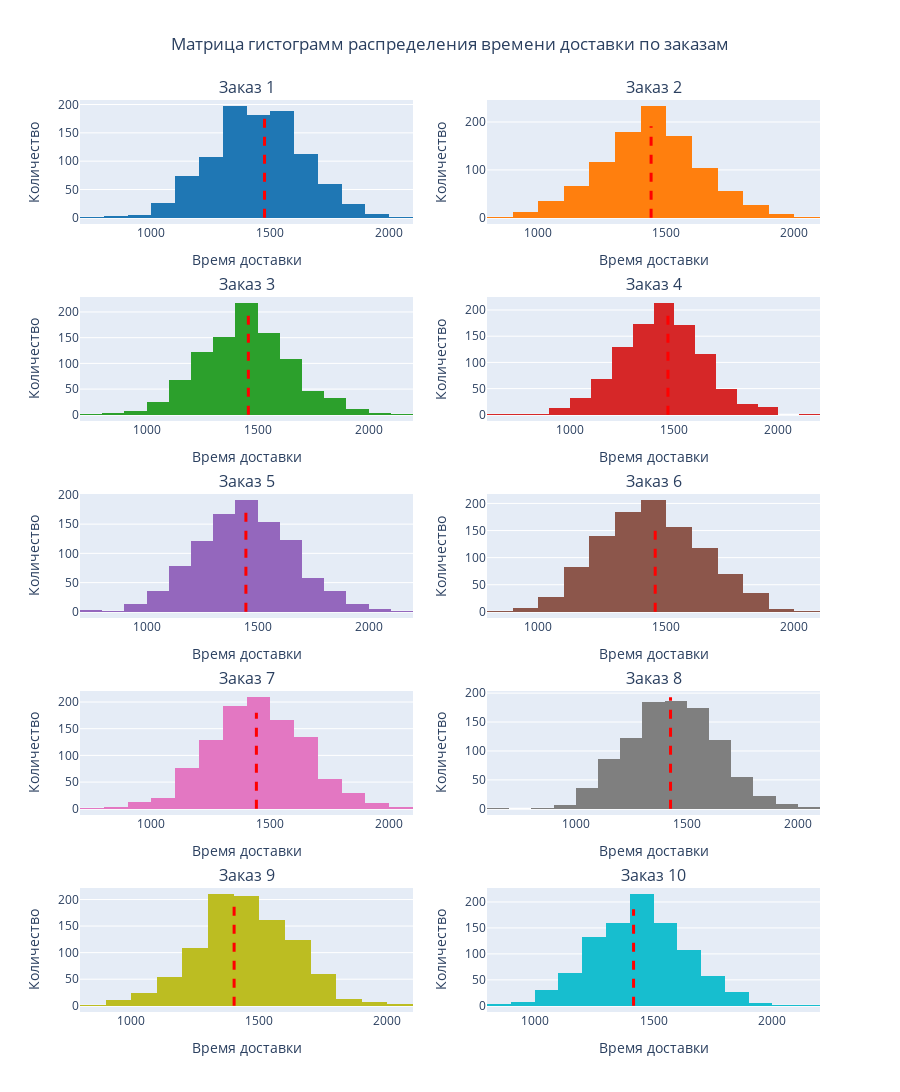

The cell this chart's notebook holds for it:
### Code cell
# Предположим, что у нас есть DataFrame df с колонками 'order_number' и 'delivery_time'
# и есть 10 групп (order_number от 1 до 10)

# Создаем список цветов для каждого графика
colors = ['#1f77b4', '#ff7f0e', '#2ca02c', '#d62728', '#9467bd',
          '#8c564b', '#e377c2', '#7f7f7f', '#bcbd22', '#17becf']

# Создаем subplots с матрицей 5x2
fig = make_subplots(rows=5, cols=2, 
                   subplot_titles=[f'Заказ {i}' for i in range(1, 11)],
                   vertical_spacing=0.08)

for i in range(1, 11):
    try:
        # Получаем данные для группы
        group_data = df.groupby('order_number')['delivery_time'].get_group(i)
        
        # Создаем гистограмму для текущей группы
        hist_fig = px.histogram(x=group_data, nbins=30, color_discrete_sequence=[colors[i-1]])
        
        # Добавляем гистограмму в subplot
        for trace in hist_fig.data:
            fig.add_trace(trace, row=(i-1)//2 + 1, col=(i-1)%2 + 1)
        
        # Находим bin с максимальной частотой
        counts, bins = np.histogram(group_data, bins=15)
        max_count_idx = np.argmax(counts)
        max_bin_center = (bins[max_count_idx] + bins[max_count_idx + 1]) / 2
        
        # Добавляем вертикальную линию для максимума
        fig.add_trace(go.Scatter(
            x=[max_bin_center, max_bin_center],
            y=[0, counts[max_count_idx]],
            mode='lines',
            line=dict(color='red', width=3, dash='dash'),
            name=f'Максимум {i}',
            showlegend=False
        ), row=(i-1)//2 + 1, col=(i-1)%2 + 1)
        
    except KeyError:
        # Если группы нет, пропускаем
        continue

# Обновляем layout
fig.update_layout(
    title_text='Матрица гистограмм распределения времени доставки по заказам',
    title_x=0.5,
    height=1200,
    showlegend=False
)

# Обновляем оси
for i in range(1, 11):
    fig.update_xaxes(title_text='Время доставки', row=(i-1)//2 + 1, col=(i-1)%2 + 1)
    fig.update_yaxes(title_text='Количество', row=(i-1)//2 + 1, col=(i-1)%2 + 1)

fig.show()

### Figure 1 — Plotly figure (JSON) as saved in the notebook; plotly's stock layout.template omitted (floating-point values rounded to 4 significant figures; data arrays with more than 128 entries replaced by an {"elided": "..."} marker saying what was removed)
{"data": [{"alignmentgroup": "True", "bingroup": "x", "hovertemplate": "x=%{x}<br>count=%{y}<extra></extra>", "legendgroup": "", "marker": {"color": "#1f77b4", "pattern": {"shape": ""}}, "name": "", "nbinsx": 30, "offsetgroup": "", "orientation": "v", "showlegend": false, "type": "histogram", "x": {"elided": "989 float values"}, "xaxis": "x", "yaxis": "y"}, {"line": {"color": "red", "dash": "dash", "width": 3}, "mode": "lines", "name": "Максимум 1", "showlegend": false, "type": "scatter", "x": [1476.0, 1476.0], "xaxis": "x", "y": [0, 189], "yaxis": "y"}, {"alignmentgroup": "True", "bingroup": "x", "hovertemplate": "x=%{x}<br>count=%{y}<extra></extra>", "legendgroup": "", "marker": {"color": "#ff7f0e", "pattern": {"shape": ""}}, "name": "", "nbinsx": 30, "offsetgroup": "", "orientation": "v", "showlegend": false, "type": "histogram", "x": {"elided": "1011 float values"}, "xaxis": "x2", "yaxis": "y2"}, {"line": {"color": "red", "dash": "dash", "width": 3}, "mode": "lines", "name": "Максимум 2", "showlegend": false, "type": "scatter", "x": [1441.0, 1441.0], "xaxis": "x2", "y": [0, 191], "yaxis": "y2"}, {"alignmentgroup": "True", "bingroup": "x", "hovertemplate": "x=%{x}<br>count=%{y}<extra></extra>", "legendgroup": "", "marker": {"color": "#2ca02c", "pattern": {"shape": ""}}, "name": "", "nbinsx": 30, "offsetgroup": "", "orientation": "v", "showlegend": false, "type": "histogram", "x": {"elided": "958 float values"}, "xaxis": "x3", "yaxis": "y3"}, {"line": {"color": "red", "dash": "dash", "width": 3}, "mode": "lines", "name": "Максимум 3", "showlegend": false, "type": "scatter", "x": [1458.0, 1458.0], "xaxis": "x3", "y": [0, 199], "yaxis": "y3"}, {"alignmentgroup": "True", "bingroup": "x", "hovertemplate": "x=%{x}<br>count=%{y}<extra></extra>", "legendgroup": "", "marker": {"color": "#d62728", "pattern": {"shape": ""}}, "name": "", "nbinsx": 30, "offsetgroup": "", "orientation": "v", "showlegend": false, "type": "histogram", "x": {"elided": "1011 float values"}, "xaxis": "x4", "yaxis": "y4"}, {"line": {"color": "red", "dash": "dash", "width": 3}, "mode": "lines", "name": "Максимум 4", "showlegend": false, "type": "scatter", "x": [1469.0, 1469.0], "xaxis": "x4", "y": [0, 204], "yaxis": "y4"}, {"alignmentgroup": "True", "bingroup": "x", "hovertemplate": "x=%{x}<br>count=%{y}<extra></extra>", "legendgroup": "", "marker": {"color": "#9467bd", "pattern": {"shape": ""}}, "name": "", "nbinsx": 30, "offsetgroup": "", "orientation": "v", "showlegend": false, "type": "histogram", "x": {"elided": "998 float values"}, "xaxis": "x5", "yaxis": "y5"}, {"line": {"color": "red", "dash": "dash", "width": 3}, "mode": "lines", "name": "Максимум 5", "showlegend": false, "type": "scatter", "x": [1447.0, 1447.0], "xaxis": "x5", "y": [0, 183], "yaxis": "y5"}, {"alignmentgroup": "True", "bingroup": "x", "hovertemplate": "x=%{x}<br>count=%{y}<extra></extra>", "legendgroup": "", "marker": {"color": "#8c564b", "pattern": {"shape": ""}}, "name": "", "nbinsx": 30, "offsetgroup": "", "orientation": "v", "showlegend": false, "type": "histogram", "x": {"elided": "1032 float values"}, "xaxis": "x6", "yaxis": "y6"}, {"line": {"color": "red", "dash": "dash", "width": 3}, "mode": "lines", "name": "Максимум 6", "showlegend": false, "type": "scatter", "x": [1457.0, 1457.0], "xaxis": "x6", "y": [0, 161], "yaxis": "y6"}, {"alignmentgroup": "True", "bingroup": "x", "hovertemplate": "x=%{x}<br>count=%{y}<extra></extra>", "legendgroup": "", "marker": {"color": "#e377c2", "pattern": {"shape": ""}}, "name": "", "nbinsx": 30, "offsetgroup": "", "orientation": "v", "showlegend": false, "type": "histogram", "x": {"elided": "1042 float values"}, "xaxis": "x7", "yaxis": "y7"}, {"line": {"color": "red", "dash": "dash", "width": 3}, "mode": "lines", "name": "Максимум 7", "showlegend": false, "type": "scatter", "x": [1442.0, 1442.0], "xaxis": "x7", "y": [0, 180], "yaxis": "y7"}, {"alignmentgroup": "True", "bingroup": "x", "hovertemplate": "x=%{x}<br>count=%{y}<extra></extra>", "legendgroup": "", "marker": {"color": "#7f7f7f", "pattern": {"shape": ""}}, "name": "", "nbinsx": 30, "offsetgroup": "", "orientation": "v", "showlegend": false, "type": "histogram", "x": {"elided": "1008 float values"}, "xaxis": "x8", "yaxis": "y8"}, {"line": {"color": "red", "dash": "dash", "width": 3}, "mode": "lines", "name": "Максимум 8", "showlegend": false, "type": "scatter", "x": [1427.0, 1427.0], "xaxis": "x8", "y": [0, 193], "yaxis": "y8"}, {"alignmentgroup": "True", "bingroup": "x", "hovertemplate": "x=%{x}<br>count=%{y}<extra></extra>", "legendgroup": "", "marker": {"color": "#bcbd22", "pattern": {"shape": ""}}, "name": "", "nbinsx": 30, "offsetgroup": "", "orientation": "v", "showlegend": false, "type": "histogram", "x": {"elided": "983 float values"}, "xaxis": "x9", "yaxis": "y9"}, {"line": {"color": "red", "dash": "dash", "width": 3}, "mode": "lines", "name": "Максимум 9", "showlegend": false, "type": "scatter", "x": [1402.0, 1402.0], "xaxis": "x9", "y": [0, 188], "yaxis": "y9"}, {"alignmentgroup": "True", "bingroup": "x", "hovertemplate": "x=%{x}<br>count=%{y}<extra></extra>", "legendgroup": "", "marker": {"color": "#17becf", "pattern": {"shape": ""}}, "name": "", "nbinsx": 30, "offsetgroup": "", "orientation": "v", "showlegend": false, "type": "histogram", "x": {"elided": "968 float values"}, "xaxis": "x10", "yaxis": "y10"}, {"line": {"color": "red", "dash": "dash", "width": 3}, "mode": "lines", "name": "Максимум 10", "showlegend": false, "type": "scatter", "x": [1416.0, 1416.0], "xaxis": "x10", "y": [0, 186], "yaxis": "y10"}], "layout": {"annotations": [{"font": {"size": 16}, "showarrow": false, "text": "Заказ 1", "x": 0.225, "xanchor": "center", "xref": "paper", "y": 1.0, "yanchor": "bottom", "yref": "paper"}, {"font": {"size": 16}, "showarrow": false, "text": "Заказ 2", "x": 0.775, "xanchor": "center", "xref": "paper", "y": 1.0, "yanchor": "bottom", "yref": "paper"}, {"font": {"size": 16}, "showarrow": false, "text": "Заказ 3", "x": 0.225, "xanchor": "center", "xref": "paper", "y": 0.784, "yanchor": "bottom", "yref": "paper"}, {"font": {"size": 16}, "showarrow": false, "text": "Заказ 4", "x": 0.775, "xanchor": "center", "xref": "paper", "y": 0.784, "yanchor": "bottom", "yref": "paper"}, {"font": {"size": 16}, "showarrow": false, "text": "Заказ 5", "x": 0.225, "xanchor": "center", "xref": "paper", "y": 0.568, "yanchor": "bottom", "yref": "paper"}, {"font": {"size": 16}, "showarrow": false, "text": "Заказ 6", "x": 0.775, "xanchor": "center", "xref": "paper", "y": 0.568, "yanchor": "bottom", "yref": "paper"}, {"font": {"size": 16}, "showarrow": false, "text": "Заказ 7", "x": 0.225, "xanchor": "center", "xref": "paper", "y": 0.352, "yanchor": "bottom", "yref": "paper"}, {"font": {"size": 16}, "showarrow": false, "text": "Заказ 8", "x": 0.775, "xanchor": "center", "xref": "paper", "y": 0.352, "yanchor": "bottom", "yref": "paper"}, {"font": {"size": 16}, "showarrow": false, "text": "Заказ 9", "x": 0.225, "xanchor": "center", "xref": "paper", "y": 0.136, "yanchor": "bottom", "yref": "paper"}, {"font": {"size": 16}, "showarrow": false, "text": "Заказ 10", "x": 0.775, "xanchor": "center", "xref": "paper", "y": 0.136, "yanchor": "bottom", "yref": "paper"}], "height": 1200, "showlegend": false, "title": {"text": "Матрица гистограмм распределения времени доставки по заказам", "x": 0.5}, "xaxis": {"anchor": "y", "domain": [0, 0.45], "title": {"text": "Время доставки"}}, "xaxis10": {"anchor": "y10", "domain": [0.55, 1], "title": {"text": "Время доставки"}}, "xaxis2": {"anchor": "y2", "domain": [0.55, 1], "title": {"text": "Время доставки"}}, "xaxis3": {"anchor": "y3", "domain": [0, 0.45], "title": {"text": "Время доставки"}}, "xaxis4": {"anchor": "y4", "domain": [0.55, 1], "title": {"text": "Время доставки"}}, "xaxis5": {"anchor": "y5", "domain": [0, 0.45], "title": {"text": "Время доставки"}}, "xaxis6": {"anchor": "y6", "domain": [0.55, 1], "title": {"text": "Время доставки"}}, "xaxis7": {"anchor": "y7", "domain": [0, 0.45], "title": {"text": "Время доставки"}}, "xaxis8": {"anchor": "y8", "domain": [0.55, 1], "title": {"text": "Время доставки"}}, "xaxis9": {"anchor": "y9", "domain": [0, 0.45], "title": {"text": "Время доставки"}}, "yaxis": {"anchor": "x", "domain": [0.864, 1.0], "title": {"text": "Количество"}}, "yaxis10": {"anchor": "x10", "domain": [0, 0.136], "title": {"text": "Количество"}}, "yaxis2": {"anchor": "x2", "domain": [0.864, 1.0], "title": {"text": "Количество"}}, "yaxis3": {"anchor": "x3", "domain": [0.648, 0.784], "title": {"text": "Количество"}}, "yaxis4": {"anchor": "x4", "domain": [0.648, 0.784], "title": {"text": "Количество"}}, "yaxis5": {"anchor": "x5", "domain": [0.432, 0.568], "title": {"text": "Количество"}}, "yaxis6": {"anchor": "x6", "domain": [0.432, 0.568], "title": {"text": "Количество"}}, "yaxis7": {"anchor": "x7", "domain": [0.216, 0.352], "title": {"text": "Количество"}}, "yaxis8": {"anchor": "x8", "domain": [0.216, 0.352], "title": {"text": "Количество"}}, "yaxis9": {"anchor": "x9", "domain": [0, 0.136], "title": {"text": "Количество"}}}}
